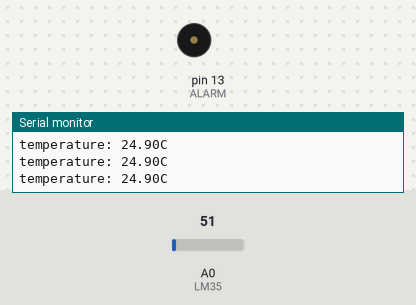
Bench run of a sketch on a simulated Arduino Uno, built with avr-gcc and run on an emulated ATmega328P. On the bench: buzzer (waves = sounding), the last lines printed to the serial monitor. Inputs (shaded band) come from the test bench; at power-on: A0 (LM35) = 51.

Above: at 1.2 s.
1.3 s: A0 (LM35) set to 57
2.8 s: A0 (LM35) set to 69
At 3.2 s:
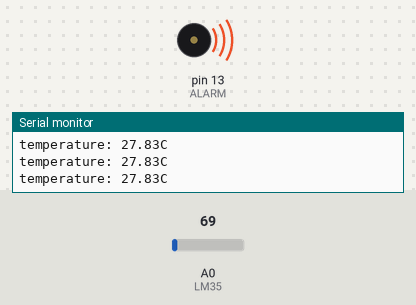
4.3 s: A0 (LM35) set to 61
7.3 s: A0 (LM35) set to 71
At 7.8 s:
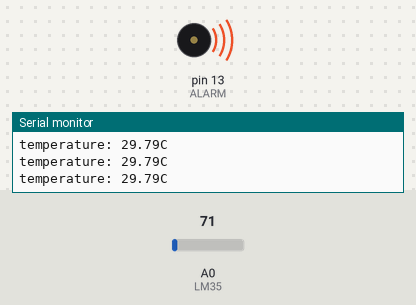
8.8 s: A0 (LM35) set to 30
11.8 s: A0 (LM35) set to 86
At 12.4 s:
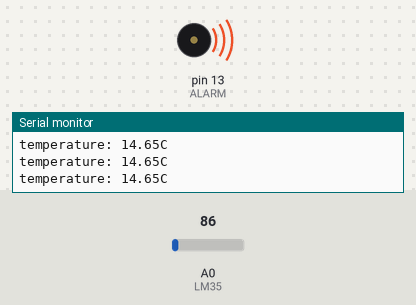
Timing chart, 0 to 14.3 s (numbered marks = the images above; inputs shaded):
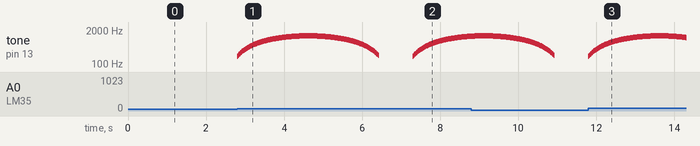

Measured:
- the behaviour switches between 61 and 62 on A0 (LM35) (found by bisection; images 0 and 1)
- after the input at 2.8 s, tone on pin 13 (ALARM): plays 200 Hz for 0.02 s, 217 Hz for 0.02 s, 234 Hz for 0.02 s, 252 Hz for 0.02 s, 269 Hz for 0.02 s, 287 Hz for 0.02 s … (75 notes in this stretch), starting at once
- after the input at 7.3 s, tone on pin 13 (ALARM): plays 200 Hz for 0.02 s, 217 Hz for 0.02 s, 234 Hz for 0.02 s, 252 Hz for 0.02 s, 269 Hz for 0.02 s, 287 Hz for 0.02 s … (75 notes in this stretch), starting at once
- after the input at 11.8 s, tone on pin 13 (ALARM): plays 200 Hz for 0.02 s, 217 Hz for 0.02 s, 234 Hz for 0.02 s, 252 Hz for 0.02 s, 269 Hz for 0.02 s, 287 Hz for 0.02 s … (123 notes in this stretch), starting at once

The sketch:

cam_bien_nhiet_do.ino
```cpp
int ALARM = 13;    //define Buzzer digital pin 4
int LM35 = 0;       // connect LM35 to the analog input pin O
float tmprVal = 0;  // define value
float sinVal;
int toneVal;
unsigned long tepTimer = 0;

void setup(void) {
  Serial.begin(9600);      // configure baud rate 9600
  pinMode(ALARM, OUTPUT);  // configure pin Of buzzer
}
void loop(void) {
  int val = analogRead(LM35);
  tmprVal = (float)val * (5.0 / 10.24);  //Convert the voltage value to temperature value
  if (tmprVal > 30) {               // If temperature > 30, the buzzer starts to make sound.
    for (int x = 0; x < 180; x++) {
      //Convert sin function to radian
      sinVal = (sin(x * (3.1412 / 180)));
      // Use sin function to generate frequency of sound
      toneVal = 200 + (int(sinVal * 1000));
      // Configure the buzzer pin 4
      tone(ALARM, toneVal);
      delay(20);
    }
  } else {          // If the temperature 30, turn off the buzzer
    noTone(ALARM);  // Turn Off the buzzer
//    delay(1000);
  }
  if (millis() - tepTimer > 50) {  // Every 500 ms, serial port Output S temperature value
    tepTimer = millis();
    Serial.print("temperature: ");
    Serial.print(tmprVal);
    Serial.println("C");
  }
}
```
